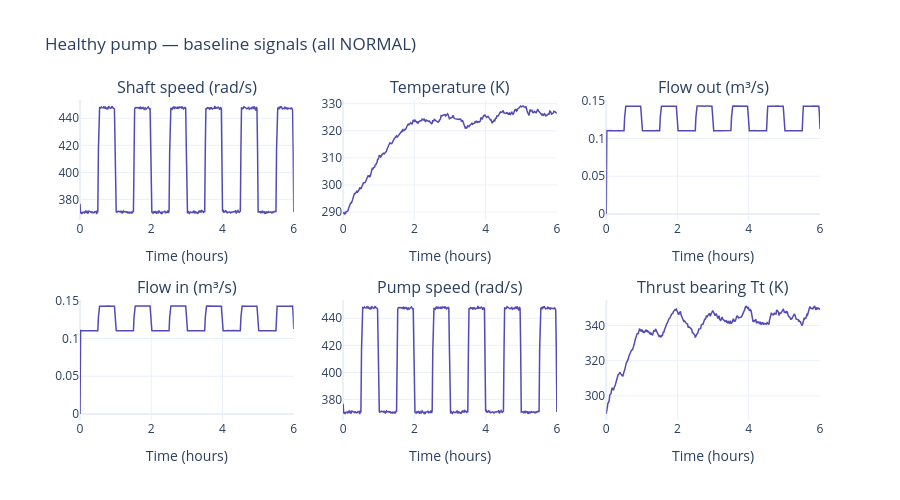

Source (notebook cell):
### Markdown cell above
## Plot 0 — Healthy baseline
All signals stable, every row labelled NORMAL. This is what "nothing is wrong" looks like.

### Code cell
df = results["normal"]
pairs = [
    ("shaft_speed_rads", "Shaft speed (rad/s)"),
    ("fluid_temp_K",     "Temperature (K)"),
    ("flow_out_m3s",     "Flow out (m\u00b3/s)"),
    ("flow_in_m3s",      "Flow in (m\u00b3/s)"),
    ("pump_speed_rads",  "Pump speed (rad/s)"),
    ("thrust_bearing_K", "Thrust bearing Tt (K)"),
]

fig = make_subplots(rows=2, cols=3, subplot_titles=[p[1] for p in pairs])
for idx, (col, label) in enumerate(pairs):
    r, c = idx // 3 + 1, idx % 3 + 1
    if col in df.columns:
        fig.add_trace(go.Scatter(x=df["time_h"], y=df[col], mode="lines",
                                 line=dict(color=COLOURS["normal"], width=1.5),
                                 name=label, showlegend=False), row=r, col=c)
        fig.update_xaxes(title_text="Time (hours)", row=r, col=c)

fig.update_layout(title="Healthy pump — baseline signals (all NORMAL)",
                  height=500, template="plotly_white")
fig.show()

### Figure 1 — Plotly figure (JSON) as saved in the notebook; plotly's stock layout.template omitted (floating-point values rounded to 4 significant figures; data arrays with more than 128 entries replaced by an {"elided": "..."} marker saying what was removed)
{"data": [{"line": {"color": "#534AB7", "width": 1.5}, "mode": "lines", "name": "Shaft speed (rad/s)", "showlegend": false, "type": "scatter", "x": {"elided": "361 float values"}, "xaxis": "x", "y": {"elided": "361 float values"}, "yaxis": "y"}, {"line": {"color": "#534AB7", "width": 1.5}, "mode": "lines", "name": "Temperature (K)", "showlegend": false, "type": "scatter", "x": {"elided": "361 float values"}, "xaxis": "x2", "y": {"elided": "361 float values"}, "yaxis": "y2"}, {"line": {"color": "#534AB7", "width": 1.5}, "mode": "lines", "name": "Flow out (m³/s)", "showlegend": false, "type": "scatter", "x": {"elided": "361 float values"}, "xaxis": "x3", "y": {"elided": "361 float values"}, "yaxis": "y3"}, {"line": {"color": "#534AB7", "width": 1.5}, "mode": "lines", "name": "Flow in (m³/s)", "showlegend": false, "type": "scatter", "x": {"elided": "361 float values"}, "xaxis": "x4", "y": {"elided": "361 float values"}, "yaxis": "y4"}, {"line": {"color": "#534AB7", "width": 1.5}, "mode": "lines", "name": "Pump speed (rad/s)", "showlegend": false, "type": "scatter", "x": {"elided": "361 float values"}, "xaxis": "x5", "y": {"elided": "361 float values"}, "yaxis": "y5"}, {"line": {"color": "#534AB7", "width": 1.5}, "mode": "lines", "name": "Thrust bearing Tt (K)", "showlegend": false, "type": "scatter", "x": {"elided": "361 float values"}, "xaxis": "x6", "y": {"elided": "361 float values"}, "yaxis": "y6"}], "layout": {"annotations": [{"font": {"size": 16}, "showarrow": false, "text": "Shaft speed (rad/s)", "x": 0.1444, "xanchor": "center", "xref": "paper", "y": 1.0, "yanchor": "bottom", "yref": "paper"}, {"font": {"size": 16}, "showarrow": false, "text": "Temperature (K)", "x": 0.5, "xanchor": "center", "xref": "paper", "y": 1.0, "yanchor": "bottom", "yref": "paper"}, {"font": {"size": 16}, "showarrow": false, "text": "Flow out (m³/s)", "x": 0.8556, "xanchor": "center", "xref": "paper", "y": 1.0, "yanchor": "bottom", "yref": "paper"}, {"font": {"size": 16}, "showarrow": false, "text": "Flow in (m³/s)", "x": 0.1444, "xanchor": "center", "xref": "paper", "y": 0.375, "yanchor": "bottom", "yref": "paper"}, {"font": {"size": 16}, "showarrow": false, "text": "Pump speed (rad/s)", "x": 0.5, "xanchor": "center", "xref": "paper", "y": 0.375, "yanchor": "bottom", "yref": "paper"}, {"font": {"size": 16}, "showarrow": false, "text": "Thrust bearing Tt (K)", "x": 0.8556, "xanchor": "center", "xref": "paper", "y": 0.375, "yanchor": "bottom", "yref": "paper"}], "height": 500, "title": {"text": "Healthy pump — baseline signals (all NORMAL)"}, "xaxis": {"anchor": "y", "domain": [0.0, 0.2889], "title": {"text": "Time (hours)"}}, "xaxis2": {"anchor": "y2", "domain": [0.3556, 0.6444], "title": {"text": "Time (hours)"}}, "xaxis3": {"anchor": "y3", "domain": [0.7111, 1.0], "title": {"text": "Time (hours)"}}, "xaxis4": {"anchor": "y4", "domain": [0.0, 0.2889], "title": {"text": "Time (hours)"}}, "xaxis5": {"anchor": "y5", "domain": [0.3556, 0.6444], "title": {"text": "Time (hours)"}}, "xaxis6": {"anchor": "y6", "domain": [0.7111, 1.0], "title": {"text": "Time (hours)"}}, "yaxis": {"anchor": "x", "domain": [0.625, 1.0]}, "yaxis2": {"anchor": "x2", "domain": [0.625, 1.0]}, "yaxis3": {"anchor": "x3", "domain": [0.625, 1.0]}, "yaxis4": {"anchor": "x4", "domain": [0.0, 0.375]}, "yaxis5": {"anchor": "x5", "domain": [0.0, 0.375]}, "yaxis6": {"anchor": "x6", "domain": [0.0, 0.375]}}}
